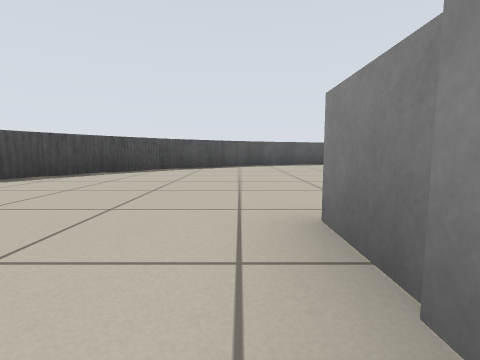
view 1 (above)

16 first-person views from a walk through a world built for the Player/Stage simulator. The camera is 0.44 m above the floor, tilts 6° down and sees 85° across. Floor lines are 1 m apart. The floor is counted in squares, 1 m on a side. Each view is taken from the middle of a square. On the plan, view 1 faces up. The plan holds only what a view shows up to about 9 squares ahead; the rest is blank. Robots are left out.

view 2
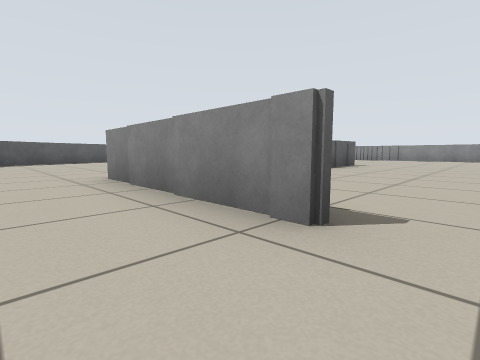

view 3
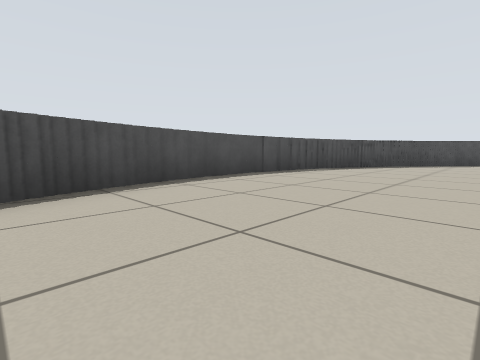

view 4
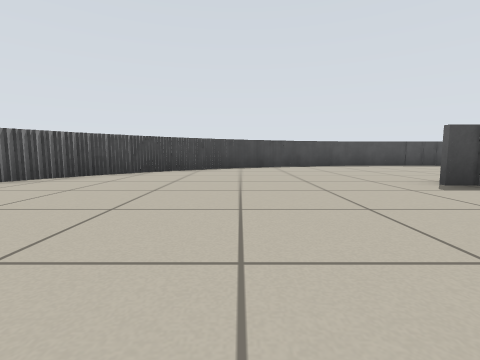

view 5
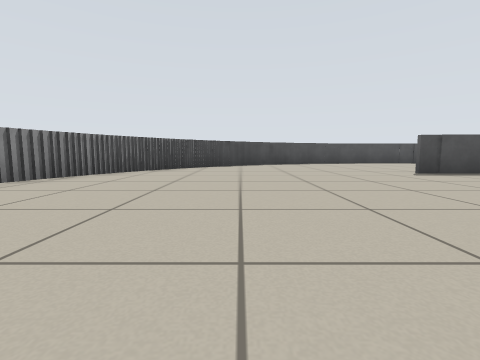

view 6
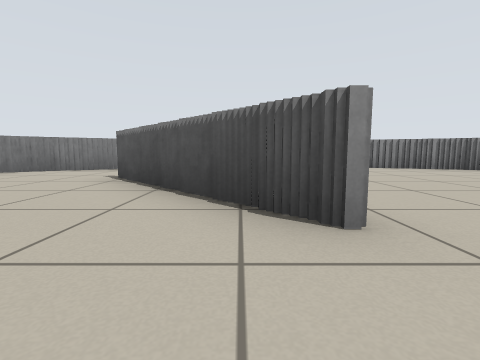

view 7
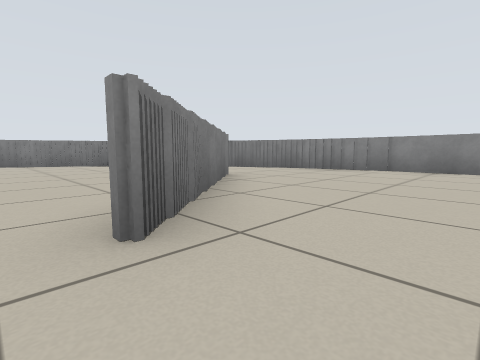

view 8
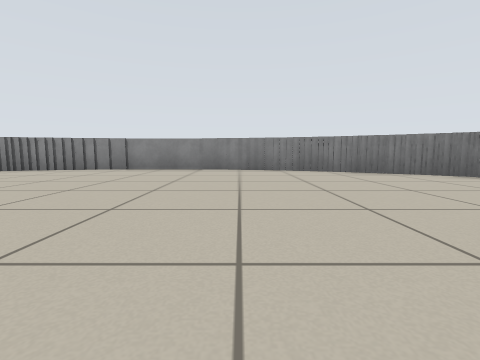

view 9
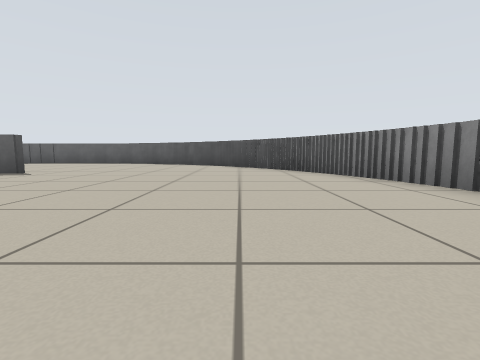

view 10
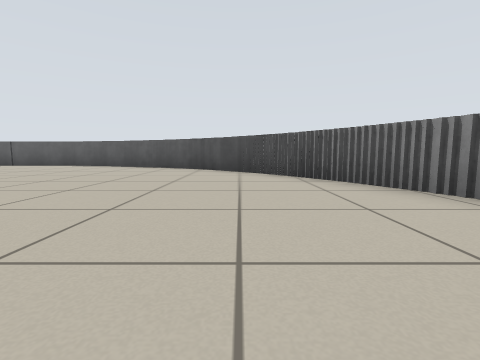

view 11
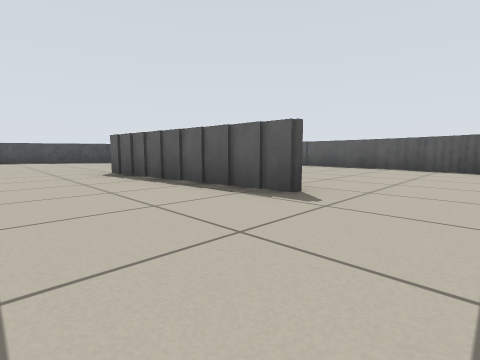

view 12
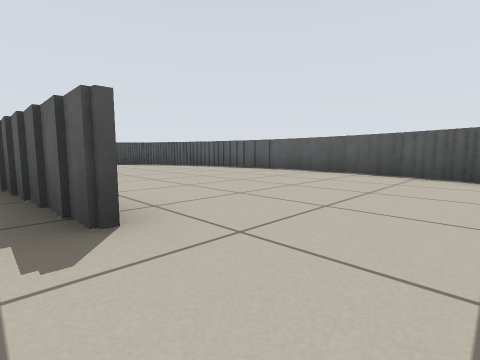

view 13
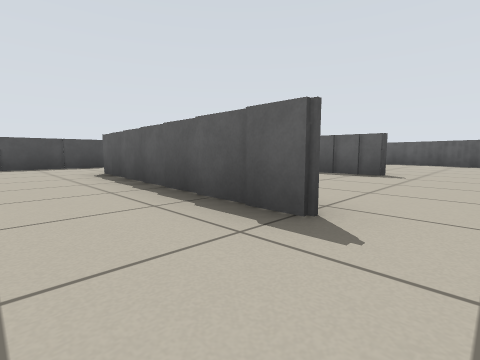

view 14
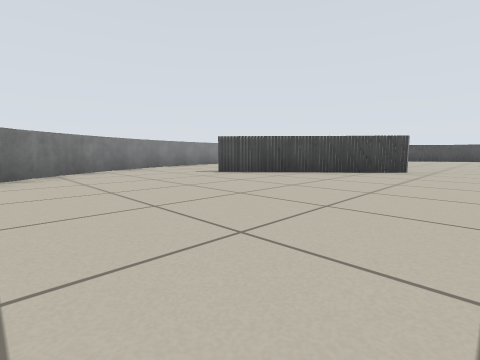

view 15
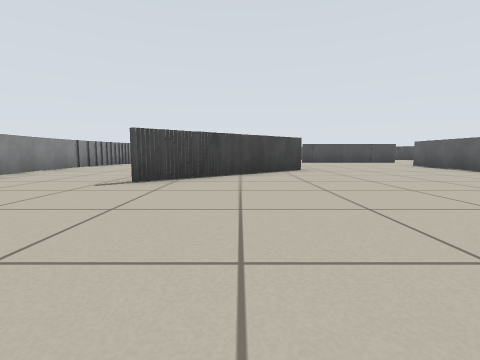

view 16
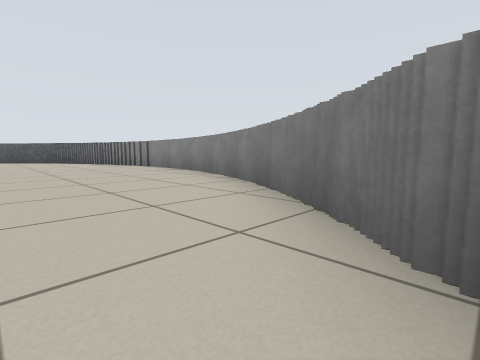

### Floor plan
Points are (right, up) in squares from view 1. A wall is a line through its corners. A room is listed if a view was taken in it or the views show most of it. See-through windows are left out.
Room 1 (views 1, 2, 3, 4, 5, 6, 7, 8, 9, 10, 11, 12, 13, 14, 15, 16)
walls: (5.2, 0.8) (3.1, 0.8); (8.1, 0.6) (5.2, 0.6); (5.3, -3.9) (5.3, -3.5) (5.4, -3.5) (5.4, -3.9); (6, -3.9) (6, -4.4); (5.5, 4.1) (3, 4.1); (0.5, 1.8) (0.5, -2.4) (0.5, 1.8); (7.5, 4.4) (5.4, 4.4); (6.4, -5) (6.4, -4.5); (7, -5) (7, -5.5); (7.4, -5.5) (7.4, -6); (7.8, -6) (7.8, -6.5); (0, 8.2) (-0.8, 8.2); (-3.7, -4.1) (-3.7, -4.9); (-2.9, -5.5) (-2.9, -6.1); (-1.5, 7.1) (-2.1, 7.1) (-2.1, 6.5); (14.6, 0.9) (14.6, 2.9); (0.4, 8.5) (-0.1, 8.5); (9, -8.8) (9.9, -8.8); (2, 9.2) (1.2, 9.2); (-0.6, 7.9) (-1.1, 7.9); (-4.2, -3.1) (-4.2, -4.1); (0.9, 8.8) (0.2, 8.8); (10.5, -8) (11.1, -8); (13.4, 4.9) (13.4, 5.5); (7.5, -9.4) (8.8, -9.4); (14.4, 2.5) (14.4, 3.4); (14.2, 3.2) (14.2, 4.1); (10.1, -8.3) (10.6, -8.3); (11.1, -7.6) (11.6, -7.6); (-3.5, -4.8) (-3.5, -5.4); (-2.7, -6) (-2.7, -6.5) (-2.1, -6.5); (-1, 7.7) (-1.5, 7.7); (9.8, -8.5) (10.2, -8.5); (3.2, 9.6) (2, 9.6); (1.2, 9) (0.8, 9); (6.9, -9.6) (7.9, -9.6); (13.7, 4.5) (13.7, 5); (-4.6, -2) (-4.6, -3); (14, 4) (14, 4.6); (10.1, 8.5) (9.6, 8.5); (12.9, -6) (12.9, -5.5); (1, -9.1) (1.5, -9.1); (14.9, -1.1) (14.9, 1); (-0.2, -8.5) (0.2, -8.5); (-2.2, -6.9) (-1.8, -6.9); (-2.9, 6.1) (-2.9, 5.5); (11.1, 7.9) (10.6, 7.9); (6.9, 9.8) (3.1, 9.8); (-3.7, 4.9) (-3.7, 4.1); (8.9, 9.2) (8, 9.2); (14.4, -3.4) (14.4, -2.6); (-1.5, -7.6) (-1, -7.6); (-0.6, -8.3) (-0.1, -8.3); (-4.8, 2.1) (-4.8, -2.1); (9.8, 8.8) (9.1, 8.8); (14.6, -2.9) (14.6, -1); (13.4, -5.5) (13.4, -4.9); (10.8, 8.2) (10.1, 8.2); (-1.9, -7.3) (-1.4, -7.3); (-1.1, -8) (-0.5, -8); (1.4, -9.4) (2.4, -9.4); (-3.5, 5.4) (-3.5, 4.8); (-4.2, 4.1) (-4.2, 3.1); (0.1, -8.8) (1.1, -8.8); (14.2, -4.1) (14.2, -3.2); (-2.7, 6.5) (-2.7, 6); (11.5, 7.7) (11, 7.7); (13.7, -5.1) (13.7, -4.5); (-4.6, 3.1) (-4.6, 2); (8.1, 9.6) (6.5, 9.6); (3, -9.9) (7, -9.9); (14, -4.6) (14, -4)

Where each view was taken, in squares from view 1:
view 1: 0 up, 0 right, facing up
view 2: 3 down, 1 left, facing up-right
view 3: 4 down, 1 left, facing up-left
view 4: 5 down, 4 right, facing left
view 5: 6 down, 6 right, facing left
view 6: 2 down, 6 right, facing down
view 7: 3 down, 4 right, facing down-right
view 8: 2 down, 8 right, facing right
view 9: 1 down, 12 right, facing up
view 10: 1 up, 12 right, facing up
view 11: 2 up, 9 right, facing up-left
view 12: 4 up, 9 right, facing up-left
view 13: 1 down, 9 right, facing up-left
view 14: 2 down, 12 right, facing down-left
view 15: 5 down, 12 right, facing left
view 16: 7 down, 11 right, facing up-right
